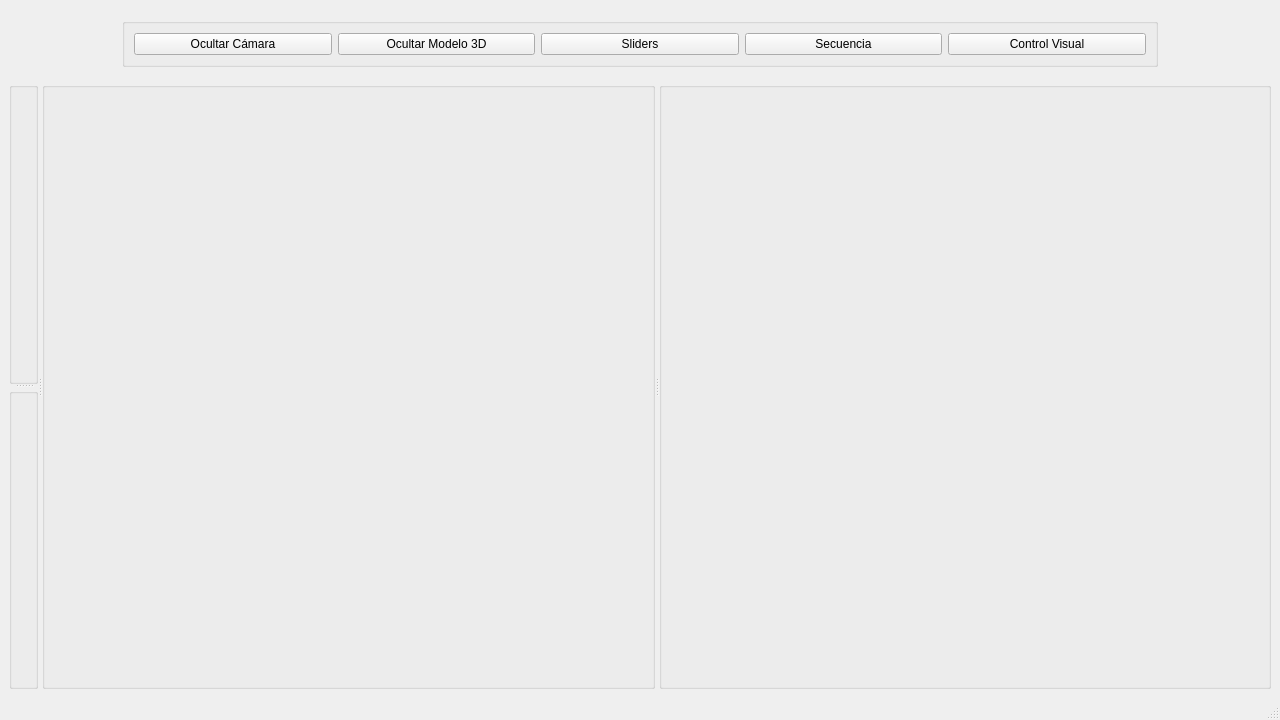
<?xml version="1.0" encoding="UTF-8"?>
<ui version="4.0">
 <class>MainWindow</class>
 <widget class="QMainWindow" name="MainWindow">
  <property name="windowModality">
   <enum>Qt::WindowModality::NonModal</enum>
  </property>
  <property name="geometry">
   <rect>
    <x>0</x>
    <y>0</y>
    <width>1280</width>
    <height>720</height>
   </rect>
  </property>
  <property name="sizePolicy">
   <sizepolicy hsizetype="Preferred" vsizetype="Preferred">
    <horstretch>3</horstretch>
    <verstretch>3</verstretch>
   </sizepolicy>
  </property>
  <property name="minimumSize">
   <size>
    <width>400</width>
    <height>400</height>
   </size>
  </property>
  <property name="sizeIncrement">
   <size>
    <width>0</width>
    <height>0</height>
   </size>
  </property>
  <property name="windowTitle">
   <string>OpenBotv v1 - Universidad Distrital Francisco José de Caldas</string>
  </property>
  <widget class="QWidget" name="centralwidget">
   <property name="minimumSize">
    <size>
     <width>0</width>
     <height>0</height>
    </size>
   </property>
   <layout class="QGridLayout" name="gridLayout">
    <item row="0" column="0">
     <layout class="QVBoxLayout" name="barContentLayout" stretch="1,16">
      <item>
       <widget class="QWidget" name="barWidget" native="true">
        <property name="maximumSize">
         <size>
          <width>16777215</width>
          <height>70</height>
         </size>
        </property>
        <layout class="QVBoxLayout" name="verticalLayout">
         <item>
          <layout class="QHBoxLayout" name="barLayout" stretch="1,10,1">
           <property name="sizeConstraint">
            <enum>QLayout::SizeConstraint::SetFixedSize</enum>
           </property>
           <item>
            <spacer name="horizontalSpacer">
             <property name="orientation">
              <enum>Qt::Orientation::Horizontal</enum>
             </property>
             <property name="sizeHint" stdset="0">
              <size>
               <width>32</width>
               <height>41</height>
              </size>
             </property>
            </spacer>
           </item>
           <item>
            <widget class="QGroupBox" name="menuBox">
             <property name="accessibleName">
              <string notr="true">menuBox</string>
             </property>
             <property name="accessibleDescription">
              <string notr="true"/>
             </property>
             <property name="accessibleIdentifier">
              <string notr="true"/>
             </property>
             <property name="title">
              <string notr="true"/>
             </property>
             <property name="alignment">
              <set>Qt::AlignmentFlag::AlignCenter</set>
             </property>
             <property name="flat">
              <bool>false</bool>
             </property>
             <property name="checkable">
              <bool>false</bool>
             </property>
             <layout class="QHBoxLayout" name="horizontalLayout_5">
              <item>
               <widget class="QPushButton" name="cameraButton">
                <property name="text">
                 <string>Ocultar Cámara</string>
                </property>
               </widget>
              </item>
              <item>
               <widget class="QPushButton" name="modelButton">
                <property name="text">
                 <string>Ocultar Modelo 3D</string>
                </property>
               </widget>
              </item>
              <item>
               <widget class="QPushButton" name="slidersButton">
                <property name="text">
                 <string>Sliders</string>
                </property>
               </widget>
              </item>
              <item>
               <widget class="QPushButton" name="secuenceButton">
                <property name="text">
                 <string>Secuencia</string>
                </property>
               </widget>
              </item>
              <item>
               <widget class="QPushButton" name="visualControlButton">
                <property name="text">
                 <string>Control Visual</string>
                </property>
               </widget>
              </item>
             </layout>
            </widget>
           </item>
           <item>
            <spacer name="horizontalSpacer_2">
             <property name="orientation">
              <enum>Qt::Orientation::Horizontal</enum>
             </property>
             <property name="sizeHint" stdset="0">
              <size>
               <width>32</width>
               <height>41</height>
              </size>
             </property>
            </spacer>
           </item>
          </layout>
         </item>
        </layout>
       </widget>
      </item>
      <item>
       <widget class="QSplitter" name="contentSplitter">
        <property name="orientation">
         <enum>Qt::Orientation::Horizontal</enum>
        </property>
        <widget class="QSplitter" name="visualSplitter">
         <property name="orientation">
          <enum>Qt::Orientation::Vertical</enum>
         </property>
         <widget class="QGroupBox" name="modelBox">
          <property name="enabled">
           <bool>true</bool>
          </property>
          <property name="title">
           <string/>
          </property>
         </widget>
         <widget class="QGroupBox" name="cameraBox">
          <property name="title">
           <string/>
          </property>
         </widget>
        </widget>
        <widget class="QGroupBox" name="groupBox">
         <property name="title">
          <string/>
         </property>
        </widget>
        <widget class="QGroupBox" name="groupBox_2">
         <property name="title">
          <string/>
         </property>
         <widget class="QWidget" name="widgetTest" native="true">
          <property name="geometry">
           <rect>
            <x>190</x>
            <y>110</y>
            <width>120</width>
            <height>80</height>
           </rect>
          </property>
         </widget>
        </widget>
       </widget>
      </item>
     </layout>
    </item>
   </layout>
  </widget>
  <widget class="QMenuBar" name="menubar">
   <property name="geometry">
    <rect>
     <x>0</x>
     <y>0</y>
     <width>1280</width>
     <height>21</height>
    </rect>
   </property>
  </widget>
  <widget class="QStatusBar" name="statusbar"/>
 </widget>
 <resources/>
 <connections/>
</ui>
